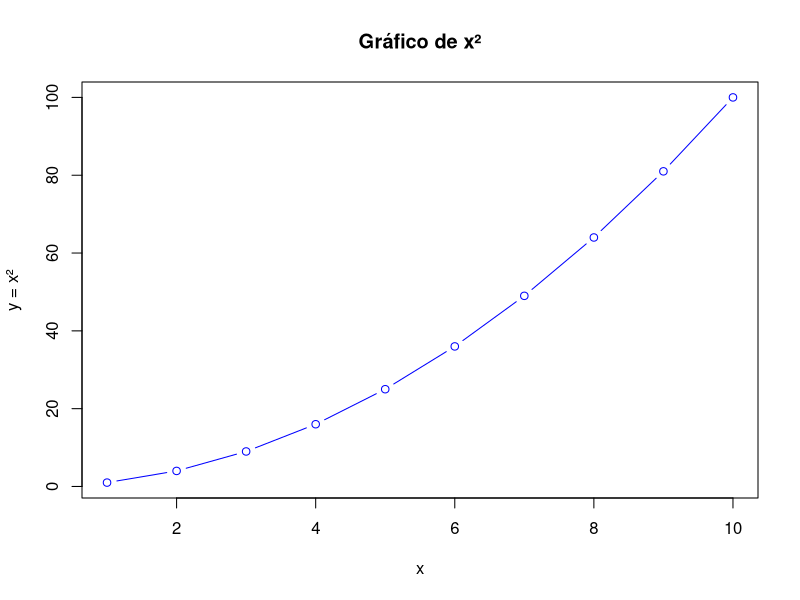
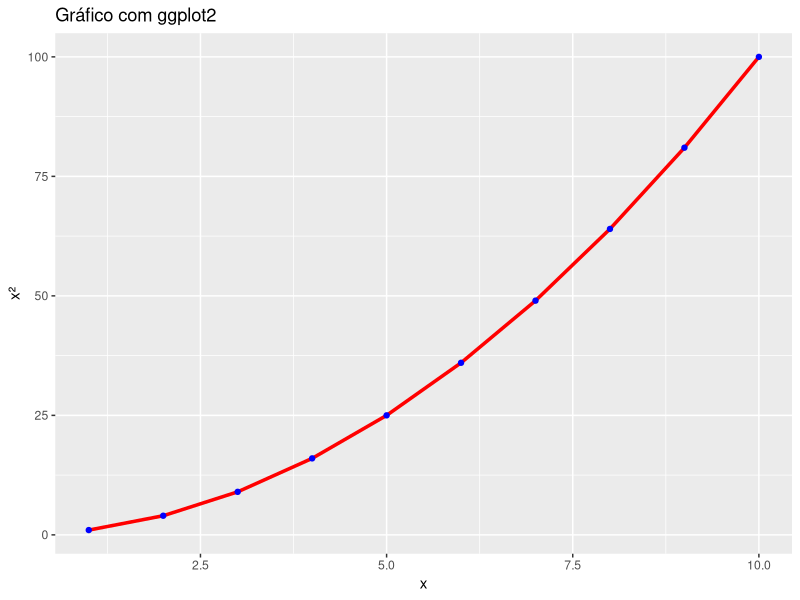
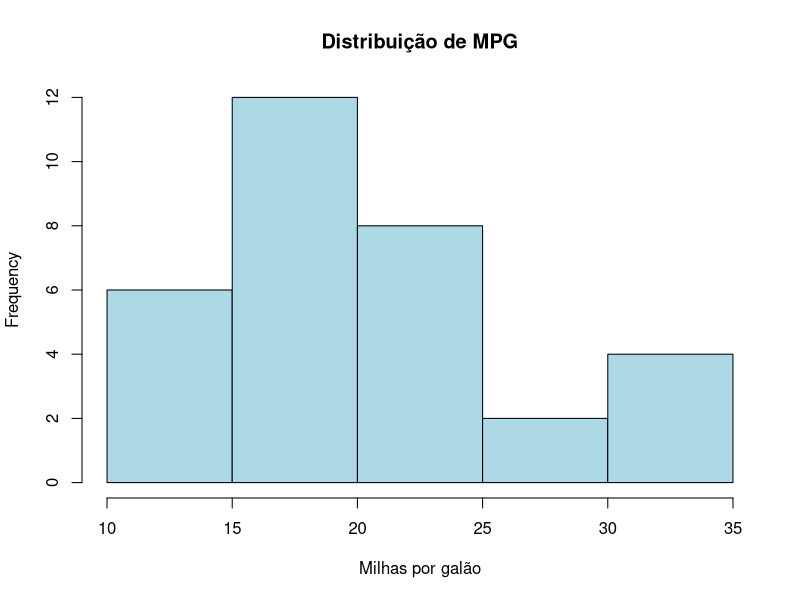
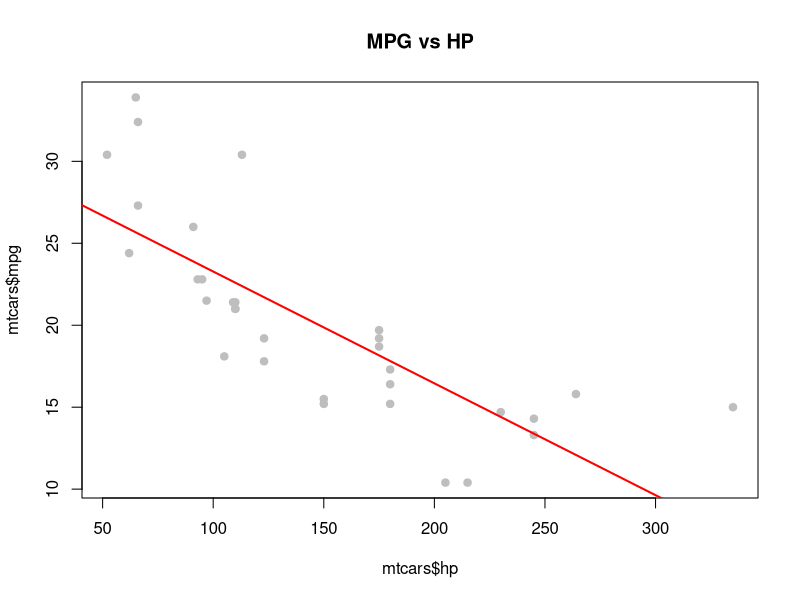

Source code (R) for these figures, in order:
## ---- chunk 1
x <- 1:10
y <- x^2
y
## ---- chunk 2
plot(x, y, type = "b", col = "blue", main = "Gráfico de x²", xlab = "x", ylab = "y = x²")
## ---- chunk 3
library(ggplot2)

df <- data.frame(x = x, y = y)

ggplot(df, aes(x, y)) +
  geom_line(color = "red", size = 1.2) +
  geom_point(color = "blue") +
  labs(title = "Gráfico com ggplot2", x = "x", y = "x²")
## ---- chunk 4
summary(mtcars)
## ---- chunk 5
hist(mtcars$mpg, col = "lightblue", main = "Distribuição de MPG", xlab = "Milhas por galão")
## ---- chunk 6
modelo <- lm(mpg ~ hp, data = mtcars)
summary(modelo)
## ---- chunk 7
plot(mtcars$hp, mtcars$mpg, pch = 19, col = "gray", main = "MPG vs HP")
abline(modelo, col = "red", lwd = 2)
## ---- chunk 8
library(knitr)
kable(head(mtcars), caption = "Primeiras linhas do dataset mtcars")
## ---- chunk 9
valor <- mean(mtcars$mpg)

if (valor > 20) {
  print("A média de MPG é alta.")
} else {
  print("A média de MPG é baixa.")
}
